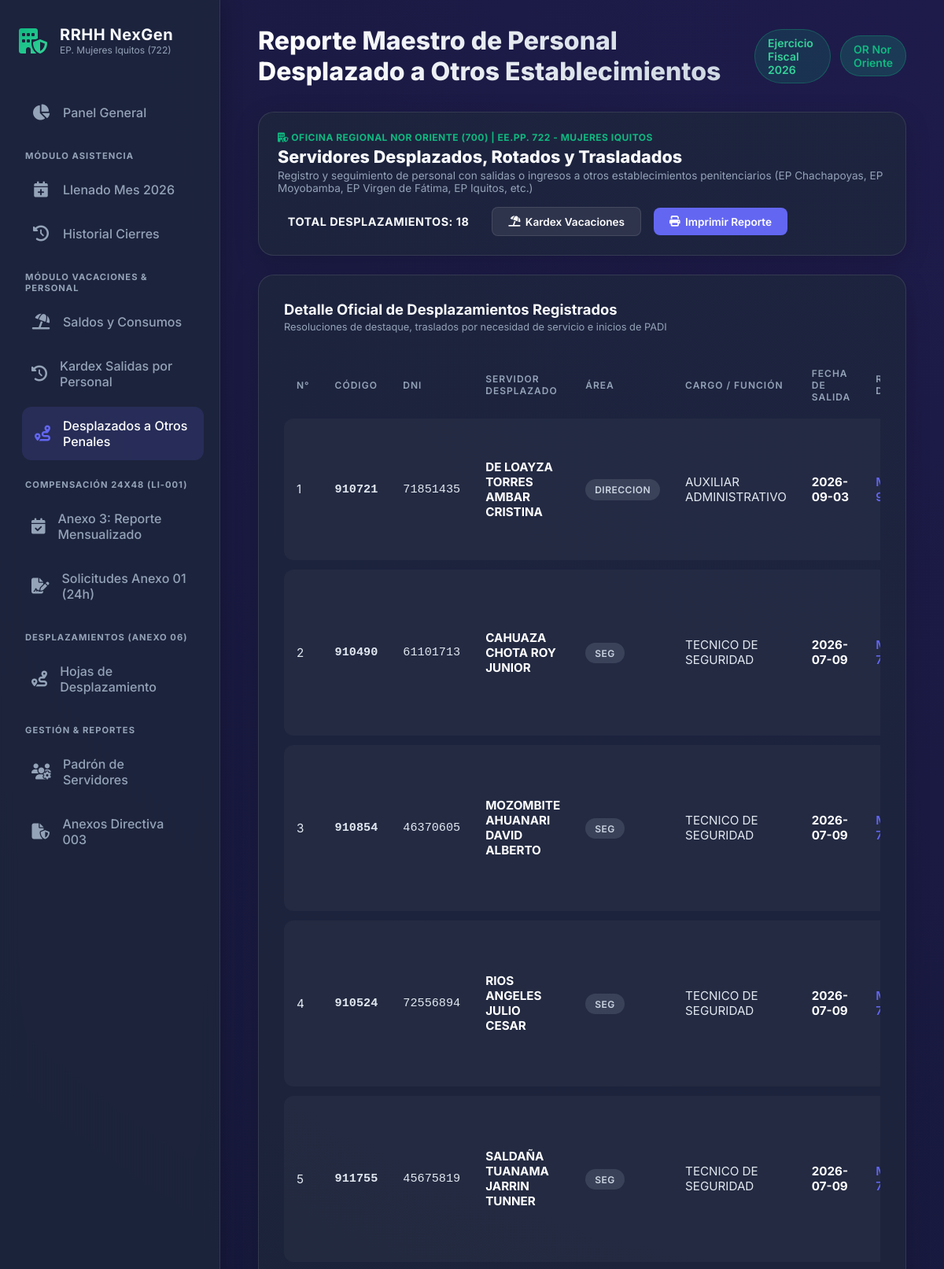
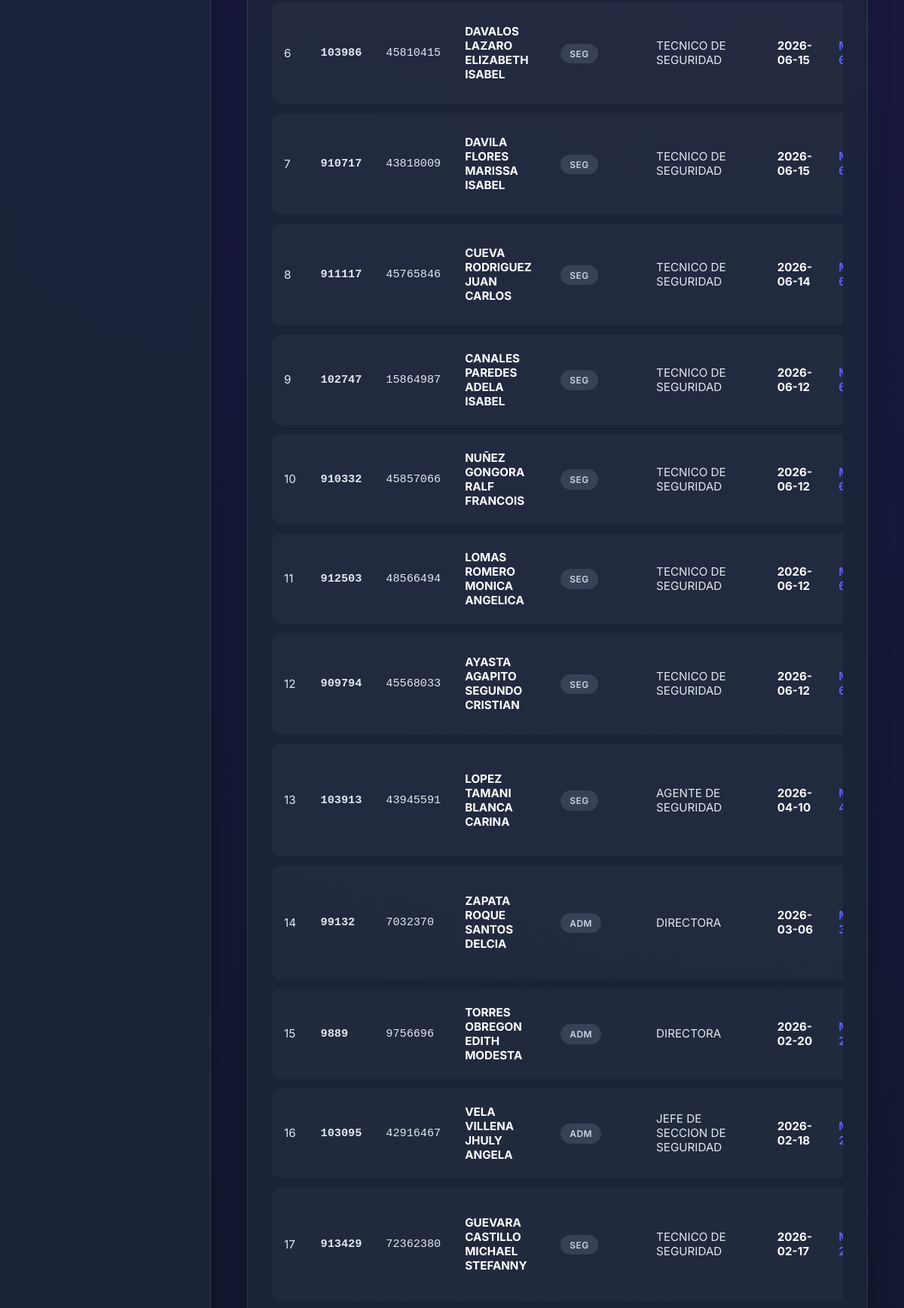
The app's page /vacaciones/desplazados (upper part) with its own data (2 pictures, top to bottom).
### tables this page shows
CREATE TABLE reporte_desplazamientos (
    id_desplazamiento INTEGER PRIMARY KEY AUTOINCREMENT,
    id_reporte INTEGER NOT NULL,
    id_empleado INTEGER NOT NULL,
    id_establecimiento_origen INTEGER,
    id_establecimiento_destino INTEGER,
    area VARCHAR(100),
    cargo_funcion VARCHAR(100),
    fecha_desplazamiento DATE,
    documento_resolucion VARCHAR(250),
    observaciones TEXT,
    FOREIGN KEY (id_reporte) REFERENCES reportes_cierre_mensual(id_reporte) ON DELETE CASCADE,
    FOREIGN KEY (id_empleado) REFERENCES empleados(id_empleado),
    FOREIGN KEY (id_establecimiento_origen) REFERENCES establecimientos(id_establecimiento),
    FOREIGN KEY (id_establecimiento_destino) REFERENCES establecimientos(id_establecimiento)
);

CREATE TABLE empleados (
    id_empleado INTEGER PRIMARY KEY AUTOINCREMENT,
    codigo_servidor VARCHAR(20) UNIQUE NOT NULL, -- Ej: '099132', '103097'
    dni VARCHAR(15) UNIQUE,                      -- DNI (8 dígitos)
    apellidos_nombres VARCHAR(200) NOT NULL,
    created_at TIMESTAMP DEFAULT CURRENT_TIMESTAMP
, grupo_guardia_default INTEGER DEFAULT 1, sexo TEXT, fecha_nacimiento DATE, correo TEXT, id_regimen INTEGER, regimen_nombre TEXT, nivel TEXT, cargo_estructural TEXT, estado_laboral TEXT, modalidad_laboral TEXT, direccion_oficina TEXT, jefatura_area TEXT, cargo_funcion TEXT, area_clasificacion TEXT, horario_laboral TEXT, fecha_ingreso_eepp DATE, resolucion_documento TEXT, observaciones TEXT, fecha_ingreso_inpe DATE);

### app/modules/vacaciones/router.py (the view)
@router.get("/desplazados", response_class=HTMLResponse)
async def ver_desplazados(request: Request):
    from app.modules.vacaciones.repository import VacacionesRepository
    desplazados = VacacionesRepository.get_reporte_desplazados()
    return templates.TemplateResponse(
        request=request,
        name="vacaciones/desplazados.html",
        context={
            "desplazados": desplazados,
            "total": len(desplazados)
        }
    )

### app/templates/vacaciones/desplazados.html (shortened to what this page needs)
{% extends "base.html" %}
{% block header_title %}Reporte Maestro de Personal Desplazado a Otros Establecimientos{% endblock %}
{% block content %}
<div style="display: flex; flex-direction: column; gap: 1.5rem;">
    <div class="table-container" style="padding: 1.5rem;">
        <div style="display: flex; justify-content: space-between; align-items: center; flex-wrap: wrap; gap: 1rem;">
            <div>
                <div style="font-size: 0.75rem; font-weight: 700; color: var(--secondary); letter-spacing: 0.5px; text-transform: uppercase;">
                    <i class="fa-solid fa-building-shield"></i> OFICINA REGIONAL NOR ORIENTE (700) | EE.PP. 722 - MUJERES IQUITOS
                </div>
                <h3 style="font-size: 1.35rem; font-weight: 800; margin-top: 0.25rem;">Servidores Desplazados, Rotados y Trasladados</h3>
                <p style="color: var(--text-muted); font-size: 0.85rem; margin-top: 0.2rem;">
                    Registro y seguimiento de personal con salidas o ingresos a otros establecimientos penitenciarios (EP Chachapoyas, EP Moyobamba, EP Virgen de Fátima, EP Iquitos, etc.)
                </p>
            </div>
            <div style="display: flex; gap: 1rem; align-items: center;">
                <span class="badge badge-error" style="font-size: 0.9rem; padding: 0.4rem 0.8rem; font-weight: 700;">
                    Total Desplazamientos: {{ total }}
                </span>
                <a href="/vacaciones/historial" style="background: rgba(255,255,255,0.08); color: #fff; text-decoration: none; border: 1px solid var(--border-color); border-radius: 8px; padding: 0.6rem 1.25rem; font-size: 0.85rem; font-weight: 600; display: inline-flex; align-items: center; gap: 0.4rem;">
                    <i class="fa-solid fa-umbrella-beach"></i> Kardex Vacaciones
                </a>
                <button onclick="window.print()" style="background: var(--primary); color: #fff; border: none; border-radius: 8px; padding: 0.6rem 1.25rem; font-size: 0.85rem; font-weight: 600; cursor: pointer; display: inline-flex; align-items: center; gap: 0.4rem;">
                    <i class="fa-solid fa-print"></i> Imprimir Reporte
                </button>
            </div>
        </div>
    </div>
    <div class="table-container">
        <div class="table-header">
            <div>
                <h3 style="font-size: 1.15rem; font-weight: 700;">Detalle Oficial de Desplazamientos Registrados</h3>
                <p style="color: var(--text-muted); font-size: 0.8rem; margin-top: 0.2rem;">Resoluciones de destaque, traslados por necesidad de servicio e inicios de PADI</p>
            </div>
        </div>
        <div style="overflow-x: auto; margin-top: 1rem;">
            <table class="data-table">
                <thead>
                    <tr>
                        <th>N°</th>
                        <th>Código</th>
                        <th>DNI</th>
                        <th>Servidor Desplazado</th>
                        <th>Área</th>
                        <th>Cargo / Función</th>
                        <th>Fecha de Salida</th>
                        <th>Reporte del Mes</th>
                    </tr>
                </thead>
                <tbody>
                    {% for d in desplazados %}
                    <tr>
                        <td>{{ loop.index }}</td>
                        <td style="font-family: monospace; font-weight: 700;">{{ d.codigo_servidor }}</td>
                        <td style="font-family: monospace;">{{ d.dni or '-' }}</td>
                        <td style="font-weight: 700; color: #fff;">{{ d.apellidos_nombres }}</td>
                        <td><span class="badge badge-neutral">{{ d.area }}</span></td>
                        <td>{{ d.cargo_funcion }}</td>
                        <td style="font-weight: 700; color: #fff;">{{ d.fecha_desplazamiento }}</td>
                        <td>
                            <a href="/asistencia/llenado-2026?mes={{ d.mes }}&tab=desplazamientos" style="color: var(--primary); text-decoration: none; font-weight: 600;">
                            </a>
                        </td>
                    </tr>
                    {% else %}
                    <tr>
                        <td colspan="9" style="text-align: center; color: var(--text-muted); padding: 3rem;">
                            No se registran servidores desplazados a la fecha.
                        </td>
                    </tr>
                    {% endfor %}
                </tbody>
            </table>
        </div>
    </div>
</div>
{% endblock %}

### app/static/premium.css (style rules this page uses)
:root { --primary: #6366f1; --primary-hover: #4f46e5; --secondary: #10b981; --bg-dark: #0f172a; --bg-panel: rgba(30, 41, 59, 0.7); --text-main: #f8fafc; --text-muted: #94a3b8; --border-color: rgba(255, 255, 255, 0.1); --danger: #ef4444; --warning: #f59e0b; }
* { margin: 0; padding: 0; box-sizing: border-box; font-family: 'Inter', system-ui, sans-serif; }
body { background: radial-gradient(circle at top right, #1e1b4b, #0f172a); color: var(--text-main); min-height: 100vh; display: flex; overflow-x: hidden; }
.table-container { background: var(--bg-panel); backdrop-filter: blur(10px); border: 1px solid var(--border-color); border-radius: 20px; padding: 2rem; box-shadow: 0 8px 32px rgba(0,0,0,0.15); }
.table-header { display: flex; justify-content: space-between; align-items: center; margin-bottom: 2rem; }
.data-table { width: 100%; border-collapse: separate; border-spacing: 0 0.75rem; }
.data-table th { text-align: left; padding: 0 1rem 0.5rem; color: var(--text-muted); font-size: 0.75rem; text-transform: uppercase; letter-spacing: 1px; font-weight: 600; }
.data-table td { padding: 1.25rem 1rem; background: rgba(255,255,255,0.03); color: #e2e8f0; font-size: 0.95rem; transition: background 0.2s; }
.data-table tr td:first-child { border-top-left-radius: 12px; border-bottom-left-radius: 12px; }
.badge { padding: 0.35rem 0.75rem; border-radius: 999px; font-size: 0.75rem; font-weight: 600; text-transform: uppercase; letter-spacing: 0.5px; }
.badge-neutral { background: rgba(148, 163, 184, 0.2); color: #cbd5e1; }

### records on screen
reporte_desplazamientos: codigo_servidor "910721", dni "71851435", apellidos_nombres "DE LOAYZA TORRES AMBAR CRISTINA", area "DIRECCION", cargo_funcion "AUXILIAR ADMINISTRATIVO", fecha_desplazamiento "2026-09-03"
reporte_desplazamientos: codigo_servidor "910490", dni "61101713", apellidos_nombres "CAHUAZA CHOTA ROY JUNIOR", area "SEG", cargo_funcion "TECNICO DE SEGURIDAD", fecha_desplazamiento "2026-07-09"
reporte_desplazamientos: codigo_servidor "910854", dni "46370605", apellidos_nombres "MOZOMBITE AHUANARI DAVID ALBERTO", area "SEG", cargo_funcion "TECNICO DE SEGURIDAD", fecha_desplazamiento "2026-07-09"
reporte_desplazamientos: codigo_servidor "910524", dni "72556894", apellidos_nombres "RIOS ANGELES JULIO CESAR", area "SEG", cargo_funcion "TECNICO DE SEGURIDAD", fecha_desplazamiento "2026-07-09"
reporte_desplazamientos: codigo_servidor "911755", dni "45675819", apellidos_nombres "SALDAÑA TUANAMA JARRIN TUNNER", area "SEG", cargo_funcion "TECNICO DE SEGURIDAD", fecha_desplazamiento "2026-07-09"
reporte_desplazamientos: codigo_servidor "103986", dni "45810415", apellidos_nombres "DAVALOS LAZARO ELIZABETH ISABEL", area "SEG", cargo_funcion "TECNICO DE SEGURIDAD", fecha_desplazamiento "2026-06-15"
reporte_desplazamientos: codigo_servidor "910717", dni "43818009", apellidos_nombres "DAVILA FLORES MARISSA ISABEL", area "SEG", cargo_funcion "TECNICO DE SEGURIDAD", fecha_desplazamiento "2026-06-15"
reporte_desplazamientos: codigo_servidor "911117", dni "45765846", apellidos_nombres "CUEVA RODRIGUEZ JUAN CARLOS", area "SEG", cargo_funcion "TECNICO DE SEGURIDAD", fecha_desplazamiento "2026-06-14"
reporte_desplazamientos: codigo_servidor "102747", dni "15864987", apellidos_nombres "CANALES PAREDES ADELA ISABEL", area "SEG", cargo_funcion "TECNICO DE SEGURIDAD", fecha_desplazamiento "2026-06-12"
reporte_desplazamientos: codigo_servidor "910332", dni "45857066", apellidos_nombres "NUÑEZ GONGORA RALF FRANCOIS", area "SEG", cargo_funcion "TECNICO DE SEGURIDAD", fecha_desplazamiento "2026-06-12"
reporte_desplazamientos: codigo_servidor "912503", dni "48566494", apellidos_nombres "LOMAS ROMERO MONICA ANGELICA", area "SEG", cargo_funcion "TECNICO DE SEGURIDAD", fecha_desplazamiento "2026-06-12"
reporte_desplazamientos: codigo_servidor "909794", dni "45568033", apellidos_nombres "AYASTA AGAPITO SEGUNDO CRISTIAN", area "SEG", cargo_funcion "TECNICO DE SEGURIDAD", fecha_desplazamiento "2026-06-12"
reporte_desplazamientos: codigo_servidor "103913", dni "43945591", apellidos_nombres "LOPEZ TAMANI BLANCA CARINA", area "SEG", cargo_funcion "AGENTE DE SEGURIDAD", fecha_desplazamiento "2026-04-10"
reporte_desplazamientos: codigo_servidor "99132", dni "7032370", apellidos_nombres "ZAPATA ROQUE SANTOS DELCIA", area "ADM", cargo_funcion "DIRECTORA", fecha_desplazamiento "2026-03-06"
reporte_desplazamientos: codigo_servidor "9889", dni "9756696", apellidos_nombres "TORRES OBREGON EDITH MODESTA", area "ADM", cargo_funcion "DIRECTORA", fecha_desplazamiento "2026-02-20"
reporte_desplazamientos: codigo_servidor "103095", dni "42916467", apellidos_nombres "VELA VILLENA JHULY ANGELA", area "ADM", cargo_funcion "JEFE DE SECCION DE SEGURIDAD", fecha_desplazamiento "2026-02-18"
reporte_desplazamientos: codigo_servidor "913429", dni "72362380", apellidos_nombres "GUEVARA CASTILLO MICHAEL STEFANNY", area "SEG", cargo_funcion "TECNICO DE SEGURIDAD", fecha_desplazamiento "2026-02-17"

### other values on screen
{{ total }} "18"
